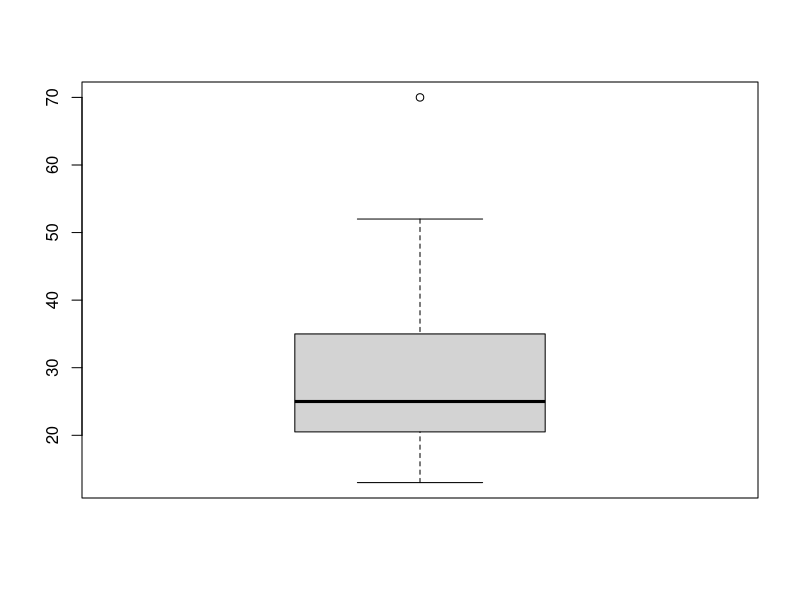
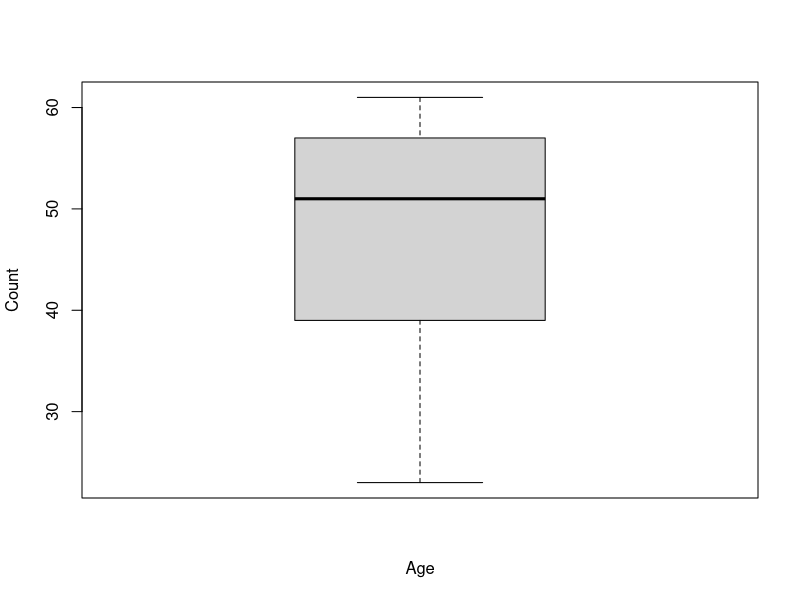
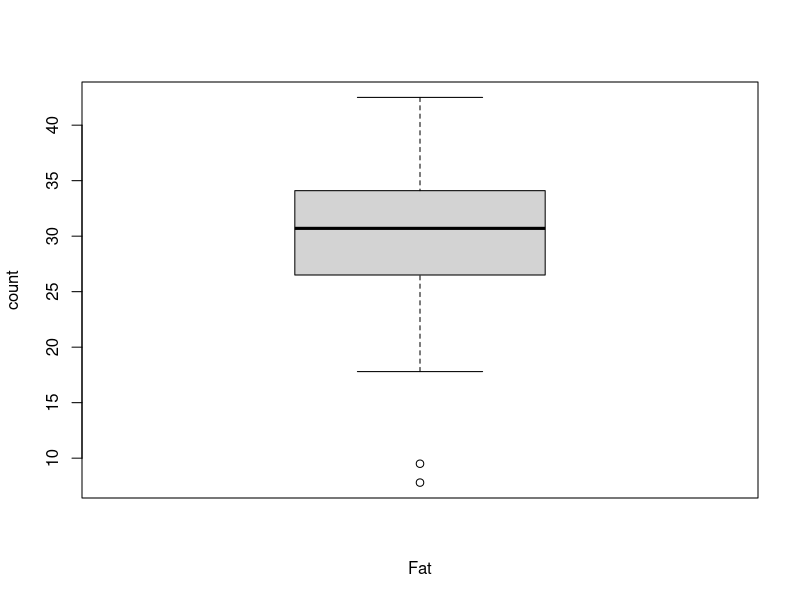
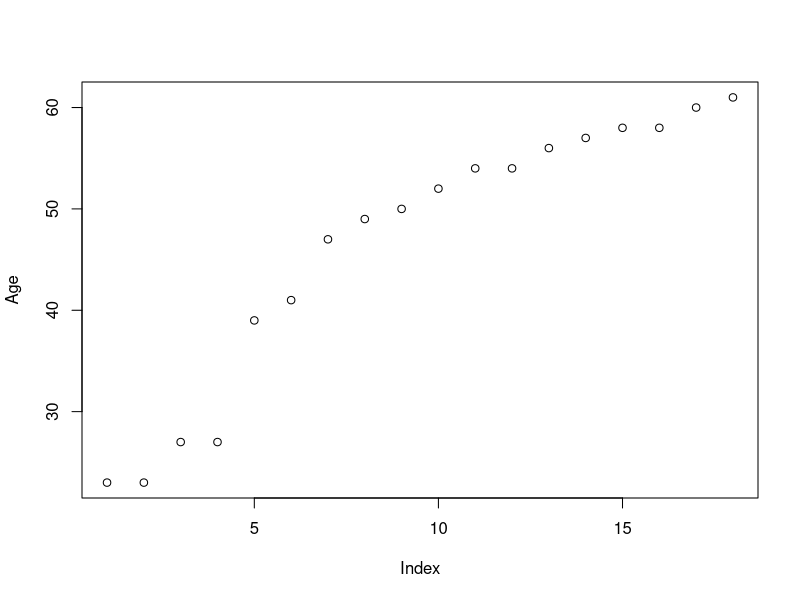
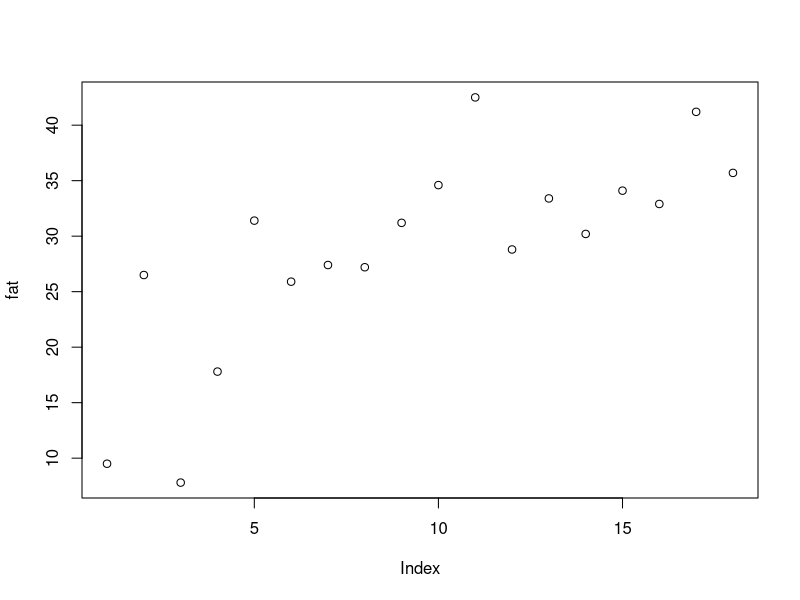
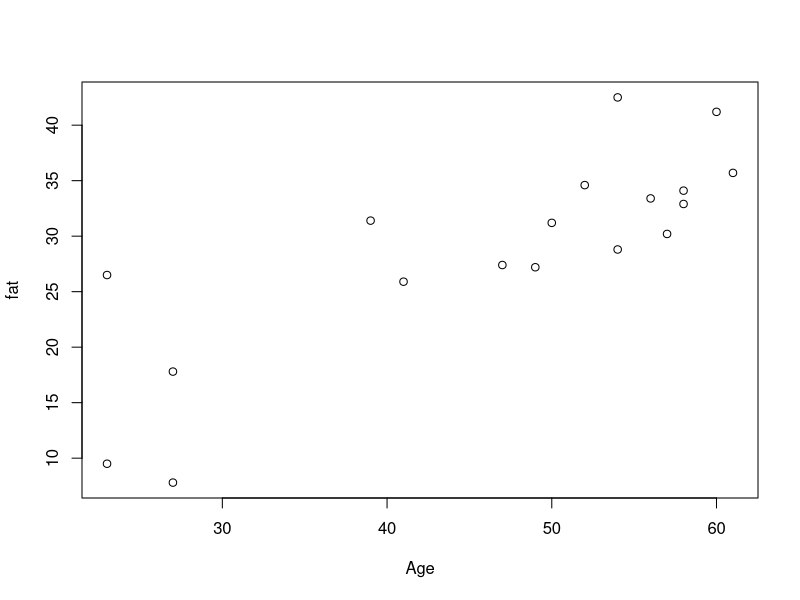

The R script that drew these images, in order:
## ---- chunk 1
age <- c(13, 15, 16, 16, 19, 20, 20, 21, 22, 22, 25, 25, 25, 25, 30, 33, 33, 35, 35, 35, 35, 36, 40, 45, 46, 52, 70)

tab_age=table(age)
tab_age
df_age=as.data.frame(tab_age)
names(df_age)[1]='mode'
df_age

mean(age)
median(age)

paste("The Mean is", mean(age))
paste("The Median is", median(age))
## ---- chunk 2
tab_age=table(age)
tab_age
df_age=as.data.frame(tab_age)
names(df_age)[1]='mode'
df_age
paste("The data is BIMODAL and its mode are 25 and 35")

## ---- chunk 3
mean(range(age))
## ---- chunk 4
Q1 <- quantile(age, 0.25)
Q3 <- quantile(age, 0.75)
paste("Q1 is", Q1)
paste("Q3 is", Q3)
## ---- chunk 5
summary(age)
## ---- chunk 6
boxplot(age)
## ---- chunk 7
Age <- c(23, 23, 27, 27, 39, 41, 47, 49, 50, 52, 54, 54, 56, 57, 58, 58, 60, 61)
fat <- c(9.5, 26.5, 7.8, 17.8, 31.4, 25.9, 27.4, 27.2, 31.2, 34.6, 42.5, 28.8, 33.4, 30.2, 34.1, 32.9, 41.2, 35.7)


df_test=data.frame(Age, fat)
df_test
## ---- chunk 8
summary(df_test)
sd_age <- sd(Age)
sd_fat <- sd(fat)
paste("The standard deviation of the age is", sd_age)
paste("The standard deviation of the percentage body fat is", sd_fat)
## ---- chunk 9
boxplot(Age, xlab='Age', ylab='Count')
## ---- chunk 10
boxplot(fat, xlab='Fat', ylab='count')
## ---- chunk 11
plot(Age)
## ---- chunk 12
plot(fat)
## ---- chunk 13
plot(Age, fat)
